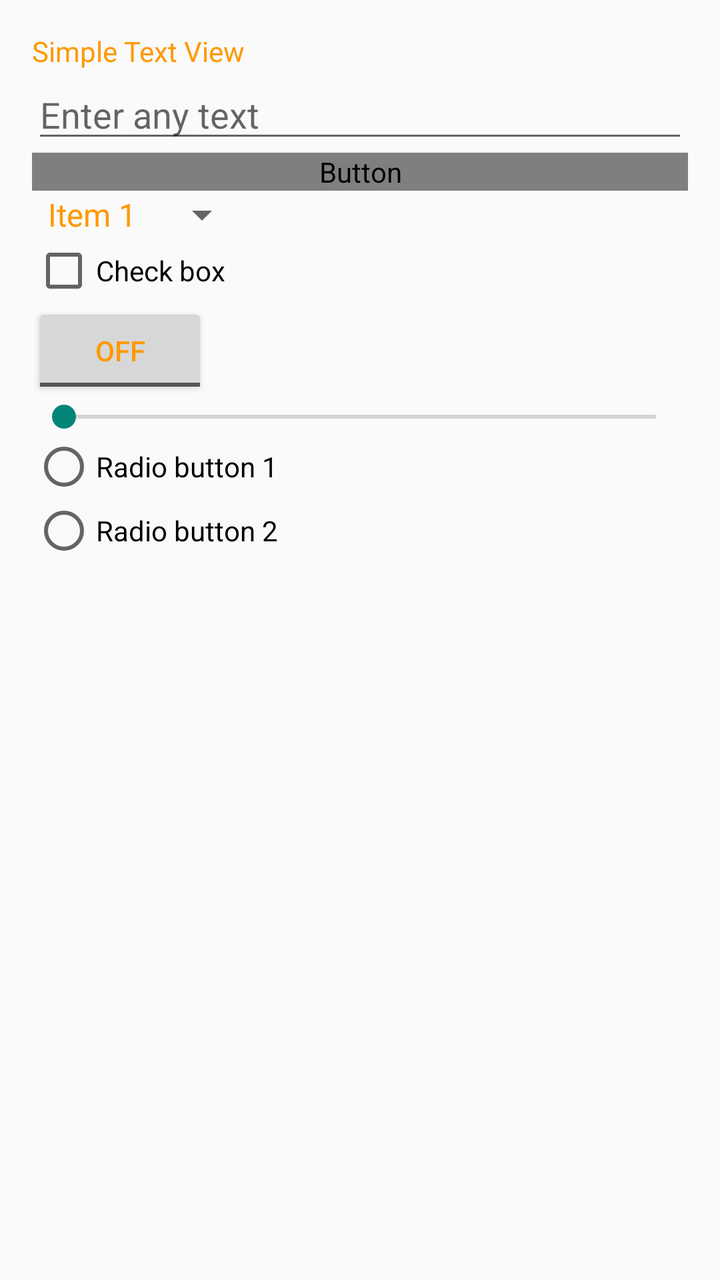
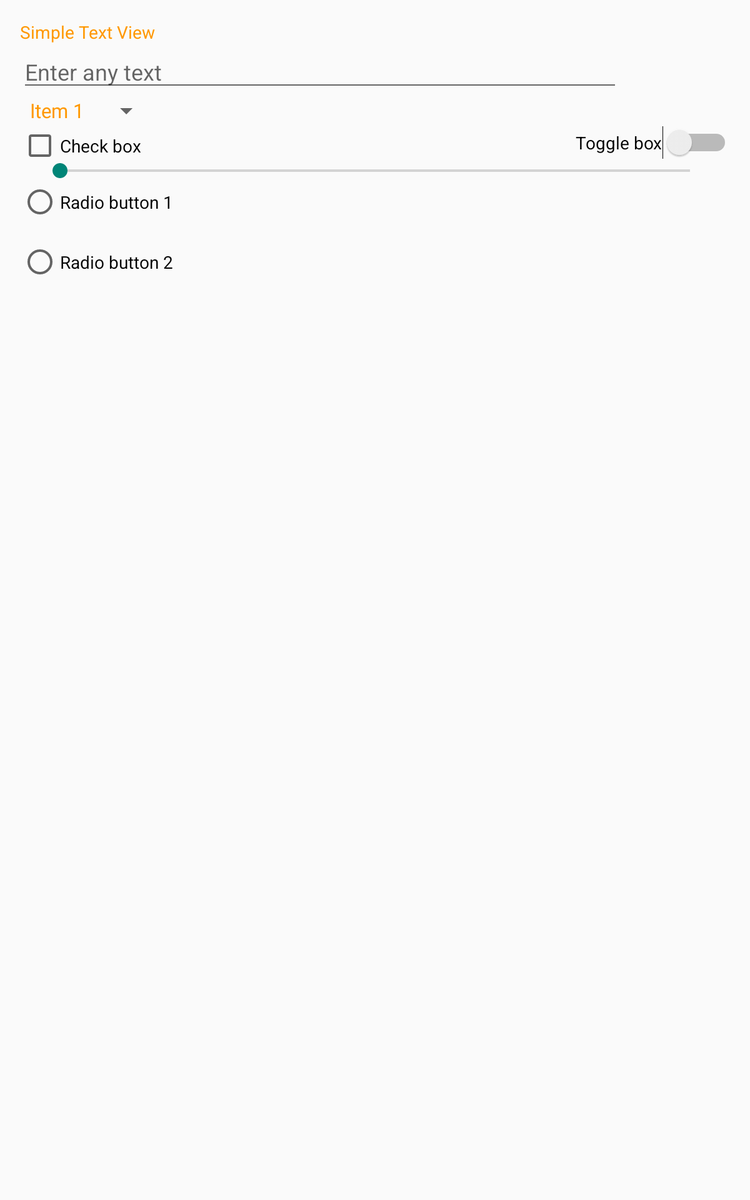

Compare how this app lays out the same screen by default and in its alternative resource folder. The renders come first, then the two layout files and the values they reference.
<!-- AndroidManifest.xml: application theme AppTheme -->
<!-- res/layout/activity_main.xml -->
<LinearLayout xmlns:android="http://schemas.android.com/apk/res/android"
    xmlns:tools="http://schemas.android.com/tools"
    android:layout_width="match_parent"
    android:layout_height="match_parent"
    android:orientation="vertical"
    android:paddingBottom="@dimen/activity_vertical_margin"
    android:paddingLeft="@dimen/activity_horizontal_margin"
    android:paddingRight="@dimen/activity_horizontal_margin"
    android:paddingTop="@dimen/activity_vertical_margin"
    tools:context=".MainActivity" tools:locale="ru"
    style="@style/AppTheme">

    <TextView
        android:layout_width="wrap_content"
        android:layout_height="wrap_content"
        android:text="@string/hello_world" />

    <EditText
        android:id="@+id/edit_text_view"
        android:layout_width="match_parent"
        android:layout_height="wrap_content"
        android:hint="@string/edit_text_hint" />

    <Button
        android:layout_width="match_parent"
        android:layout_height="wrap_content"
        android:text="@string/button_text"
        android:textColor="@color/button_text"/>

    <Spinner
        android:id="@+id/spinner"
        android:layout_width="wrap_content"
        android:layout_height="wrap_content"
        android:entries="@array/spinnerItems"></Spinner>


    <CheckBox
        android:id="@+id/checkBox"
        android:layout_width="wrap_content"
        android:layout_height="wrap_content"
        android:text="@string/checkbox_text" />

    <ToggleButton
        android:id="@+id/toggleButton"
        android:layout_width="wrap_content"
        android:layout_height="wrap_content"
        android:text="@string/toggle_text" />

    <SeekBar
        android:id="@+id/seekBar"
        android:layout_width="match_parent"
        android:layout_height="wrap_content" />

    <RadioGroup
        android:layout_width="wrap_content"
        android:layout_height="wrap_content"
        android:id="@+id/radiobutton">

        <RadioButton
            android:layout_width="wrap_content"
            android:layout_height="wrap_content"
            android:text="@string/radio_button_text_1" />

        <RadioButton
            android:layout_width="wrap_content"
            android:layout_height="wrap_content"
            android:text="@string/radio_button_text_2" />
    </RadioGroup>

</LinearLayout>
<!-- resources referenced by this layout -->
<resources>
  <string-array name="spinnerItems">
          <item>Item 1</item>
          <item>Item 2</item>
          <item>Item 3</item>
      </string-array>
  <dimen name="activity_horizontal_margin">16dp</dimen>
  <dimen name="activity_vertical_margin">16dp</dimen>
  <string name="button_text">Button</string>
  <string name="checkbox_text">Check box</string>
  <string name="edit_text_hint">Enter any text</string>
  <string name="hello_world">Simple Text View</string>
  <string name="radio_button_text_1">Radio button 1</string>
  <string name="radio_button_text_2">Radio button 2</string>
  <string name="toggle_text">Toggle box</string>
  <!-- from res/values-w300dp-port/ -->
  <style name="AppTheme" parent="Theme.AppCompat.Light.DarkActionBar">
          <item name="android:textColor">#FF9800</item>
      </style>
</resources>
<!-- res/layout-w600dp-port-v14/activity_main.xml (the author's variant of the layout above) -->
<!-- drawn on a 7-inch tablet held upright -->
<?xml version="1.0" encoding="utf-8"?>
<RelativeLayout xmlns:android="http://schemas.android.com/apk/res/android"
    android:layout_width="match_parent" android:layout_height="match_parent">

    <RelativeLayout xmlns:android="http://schemas.android.com/apk/res/android"
        android:layout_width="match_parent"
        android:layout_height="match_parent"
        android:paddingBottom="@dimen/activity_vertical_margin"
        android:paddingLeft="@dimen/activity_horizontal_margin"
        android:paddingRight="@dimen/activity_horizontal_margin"
        android:paddingTop="@dimen/activity_vertical_margin">

        <TextView
            android:id="@+id/text_view"
            android:layout_width="match_parent"
            android:layout_height="wrap_content"
            android:text="@string/hello_world" />

        <EditText
            android:id="@+id/edit_text_view"
            android:layout_width="0dp"
            android:layout_height="wrap_content"
            android:layout_alignParentLeft="true"
            android:layout_below="@id/text_view"
            android:layout_toLeftOf="@+id/button"
            android:hint="@string/edit_text_hint" />

        <ImageButton
            android:id="@id/button"
            android:layout_width="wrap_content"
            android:layout_height="wrap_content"
            android:layout_alignParentRight="true"
            android:layout_below="@id/text_view"
            android:src="@drawable/ic_add_circle_black_48dp"
            style="?android:attr/borderlessButtonStyle"/>

        <Spinner
            android:id="@+id/spinner"
            android:layout_width="wrap_content"
            android:layout_height="wrap_content"
            android:layout_alignParentLeft="true"
            android:layout_below="@id/edit_text_view"
            android:entries="@array/spinnerItems"></Spinner>


        <CheckBox
            android:id="@+id/checkBox"
            android:layout_width="wrap_content"
            android:layout_height="wrap_content"
            android:layout_alignParentLeft="true"
            android:layout_below="@id/spinner"
            android:layout_toLeftOf="@+id/toggle_button"
            android:text="@string/checkbox_text" />

        <Switch
            android:id="@id/toggle_button"
            android:layout_width="wrap_content"
            android:layout_height="wrap_content"
            android:layout_alignParentRight="true"
            android:layout_below="@id/spinner"
            android:text="@string/toggle_text" />

        <SeekBar
            android:id="@+id/seekBar"
            android:layout_width="match_parent"
            android:layout_height="wrap_content"
            android:layout_below="@id/toggle_button"
            android:layout_marginLeft="@dimen/activity_horizontal_margin"
            android:layout_marginRight="@dimen/activity_horizontal_margin" />

        <RadioGroup
            android:id="@+id/radio_button"
            android:layout_width="match_parent"
            android:layout_height="wrap_content"
            android:layout_below="@id/seekBar">

            <RadioButton
                android:layout_width="wrap_content"
                android:layout_height="wrap_content"
                android:layout_marginBottom="@dimen/activity_horizontal_margin"
                android:text="@string/radio_button_text_1" />

            <RadioButton
                android:layout_width="wrap_content"
                android:layout_height="wrap_content"
                android:text="@string/radio_button_text_2" />
        </RadioGroup>
    </RelativeLayout>
</RelativeLayout>
<!-- resources referenced by the variant -->
<!-- as a 7-inch tablet held upright resolves them -->
<resources>
  <string-array name="spinnerItems">
          <item>Item 1</item>
          <item>Item 2</item>
          <item>Item 3</item>
      </string-array>
  <dimen name="activity_horizontal_margin">16dp</dimen>
  <dimen name="activity_vertical_margin">16dp</dimen>
  <string name="checkbox_text">Check box</string>
  <string name="edit_text_hint">Enter any text</string>
  <string name="hello_world">Simple Text View</string>
  <string name="radio_button_text_1">Radio button 1</string>
  <string name="radio_button_text_2">Radio button 2</string>
  <string name="toggle_text">Toggle box</string>
  <!-- from res/values-w300dp-port/ -->
  <style name="AppTheme" parent="Theme.AppCompat.Light.DarkActionBar">
          <item name="android:textColor">#FF9800</item>
      </style>
</resources>
